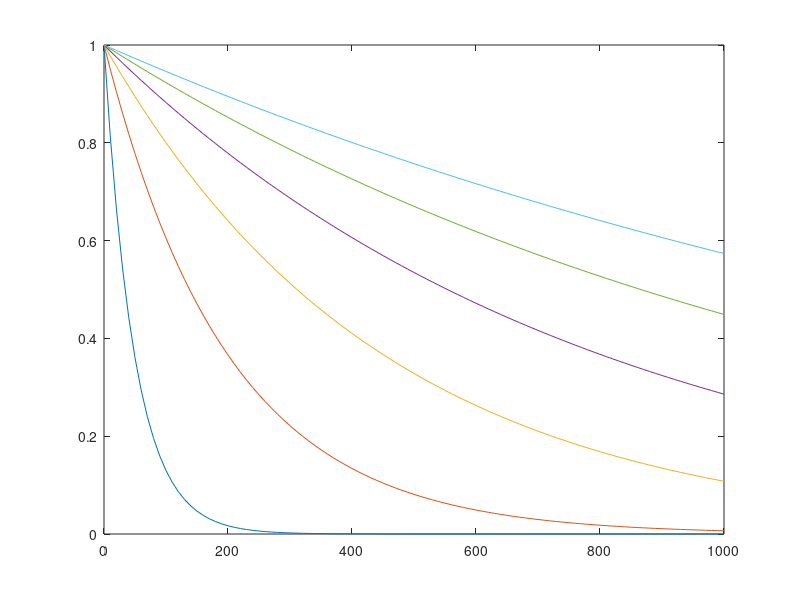

Here is the MATLAB script that generated this plot:
K=10;
i=0;
for N=0:10:1000
   i=i+1;
   j=0;
   for K=5:5:30
      j=j+1;
      y(i,j)=sqrt((K^2-1)/K^2)^N;
   end
end
plot(0:10:1000,y)
   